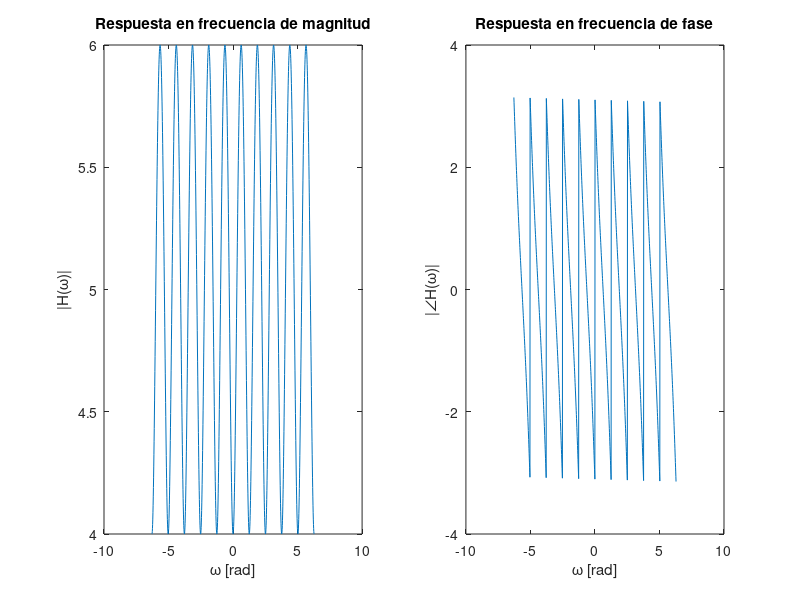

Source code (MATLAB):
close all 
clc,clearvars

a=input('Ingrese parametro alfa: ');
N=input('Ingrese orden filtro comb: ');
w=linspace(-2*pi,2*pi,1e3);
Hw=1-a*cos(w*N)+1i*a*sin(w*N);
Hmag=abs(Hw);
Hfase=angle(Hw);

subplot(121)
plot(w,Hmag)
xlabel '\omega [rad]', ylabel '|H(\omega)|'
title 'Respuesta en frecuencia de magnitud'

subplot(122)
plot(w,Hfase)
xlabel '\omega [rad]', ylabel '|\angleH(\omega)|'
title 'Respuesta en frecuencia de fase'